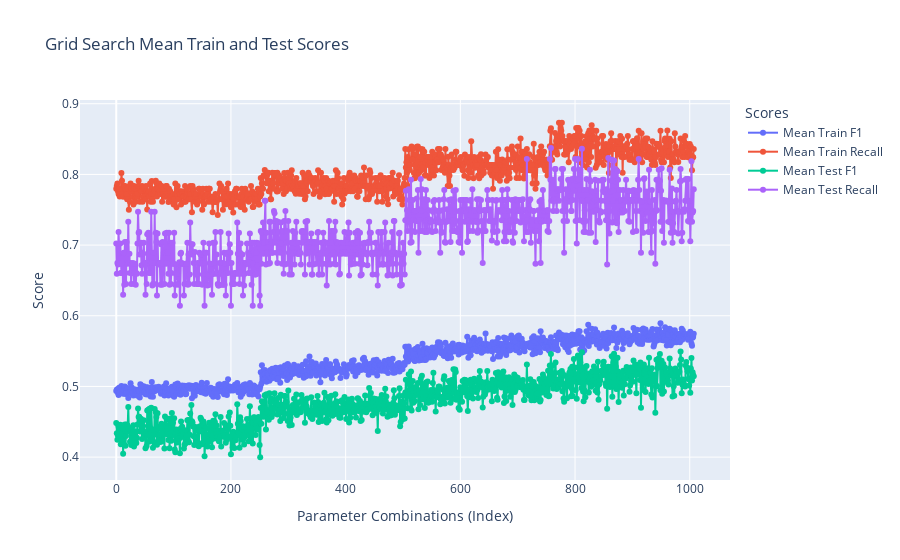

Here is the notebook cell this chart was saved with:
### Code cell
results = pd.DataFrame(grid_search.cv_results_)

filter = results['mean_train_recall'] == 1
filter = pd.Series([True] * len(results)) # include all data

fig = go.Figure()
# Add mean train score trace
fig.add_trace(go.Scatter(
    x=list(range(len(results["mean_train_f1"][filter]))),
    y=results["mean_train_f1"][filter],
    mode='lines+markers',
    name='Mean Train F1',
    text=list(results['params'][filter]),  # Display parameter values on hover
    hoverinfo='text+y+x',  # Show parameter values and y value
))
fig.add_trace(go.Scatter(
    x=list(range(len(results["mean_train_recall"][filter]))),
    y=results["mean_train_recall"][filter],
    mode='lines+markers',
    name='Mean Train Recall',
    text=list(results['params'][filter]),  # Display parameter values on hover
    hoverinfo='text+y+x',  # Show parameter values and y value
))
# Add mean test score trace
fig.add_trace(go.Scatter(
    x=list(range(len(results["mean_test_f1"][filter]))),
    y=results["mean_test_f1"][filter],
    mode='lines+markers',
    name='Mean Test F1',
    text=list(results['params'][filter]),  # Display parameter values on hover
    hoverinfo='text+y+x',  # Show parameter values and y value
))
fig.add_trace(go.Scatter(
    x=list(range(len(results["mean_test_recall"][filter]))),
    y=results["mean_test_recall"][filter],
    mode='lines+markers',
    name='Mean Test Recall',
    text=list(results['params'][filter]),  # Display parameter values on hover
    hoverinfo='text+y+x',  # Show parameter values and y value
))

# Update layout
fig.update_layout(
    title='Grid Search Mean Train and Test Scores',
    xaxis_title='Parameter Combinations (Index)',
    yaxis_title='Score',
    legend_title='Scores',
    hovermode='closest'
)
fig.show()

### Figure 1 — Plotly figure (JSON) as saved in the notebook; plotly's stock layout.template omitted (floating-point values rounded to 4 significant figures; data arrays with more than 128 entries replaced by an {"elided": "..."} marker saying what was removed)
{"data": [{"hoverinfo": "text+y+x", "mode": "lines+markers", "name": "Mean Train F1", "text": {"elided": "1008 str values"}, "type": "scatter", "x": {"elided": "1008 int values"}, "y": {"elided": "1008 float values"}}, {"hoverinfo": "text+y+x", "mode": "lines+markers", "name": "Mean Train Recall", "text": {"elided": "1008 str values"}, "type": "scatter", "x": {"elided": "1008 int values"}, "y": {"elided": "1008 float values"}}, {"hoverinfo": "text+y+x", "mode": "lines+markers", "name": "Mean Test F1", "text": {"elided": "1008 str values"}, "type": "scatter", "x": {"elided": "1008 int values"}, "y": {"elided": "1008 float values"}}, {"hoverinfo": "text+y+x", "mode": "lines+markers", "name": "Mean Test Recall", "text": {"elided": "1008 str values"}, "type": "scatter", "x": {"elided": "1008 int values"}, "y": {"elided": "1008 float values"}}], "layout": {"hovermode": "closest", "legend": {"title": {"text": "Scores"}}, "title": {"text": "Grid Search Mean Train and Test Scores"}, "xaxis": {"title": {"text": "Parameter Combinations (Index)"}}, "yaxis": {"title": {"text": "Score"}}}}
